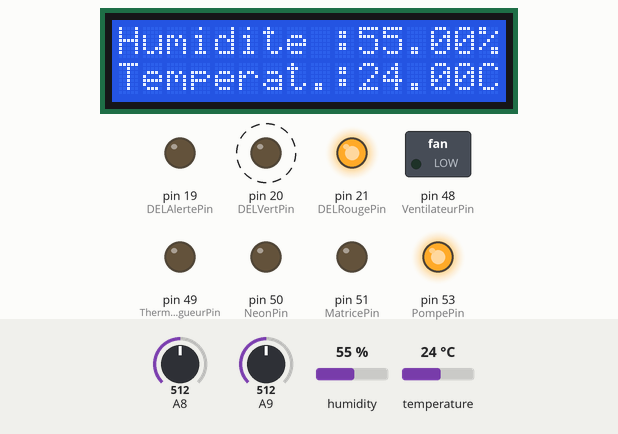
This sketch was run on a simulated Arduino Mega 2560, built with avr-gcc and run on an emulated ATmega2560. On the bench: 16×2 character LCD, switched loads named in the sketch (green lamp = pin HIGH), output pins drawn as LEDs (lit = HIGH). Dashed ring = blinking. The inputs (shaded band) are chosen by the test bench; at power-on: temperature 24 °C, A8 = 512, A9 = 512, humidity 55 %. WiFi joins after 1.5 s; servers stay silent unless stated; what the sketch prints to the serial monitor is not drawn.

Above: at 1.8 s.
1.9 s: temperature set to 0 °C
At 4.9 s:
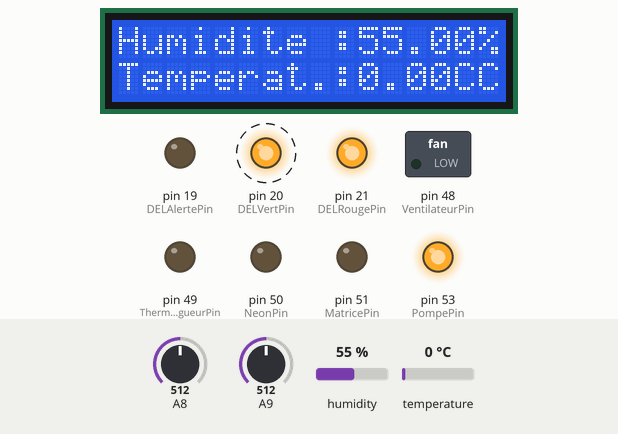
6.6 s: A8 set to 212
8.6 s: A8 set to 190
At 10.8 s:
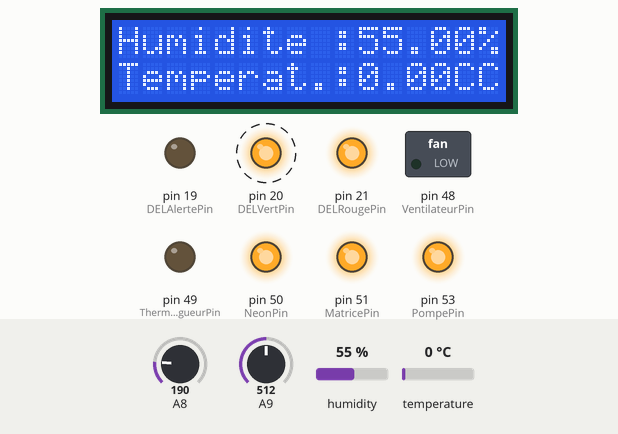
12.6 s: temperature set to 12 °C
At 14.6 s:
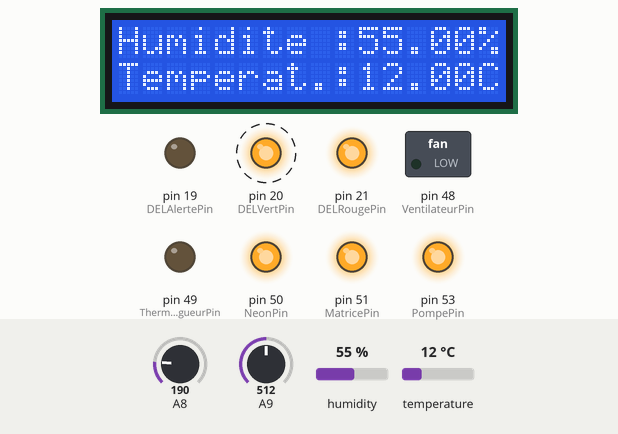
16.3 s: A9 set to 306
At 18.6 s:
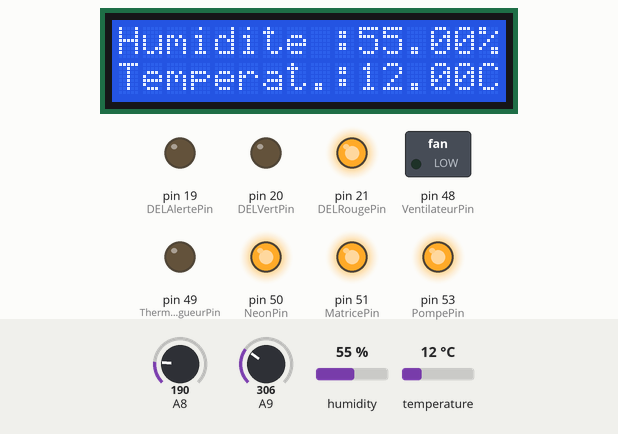
19.9 s: humidity set to 22 %
At 20.9 s:
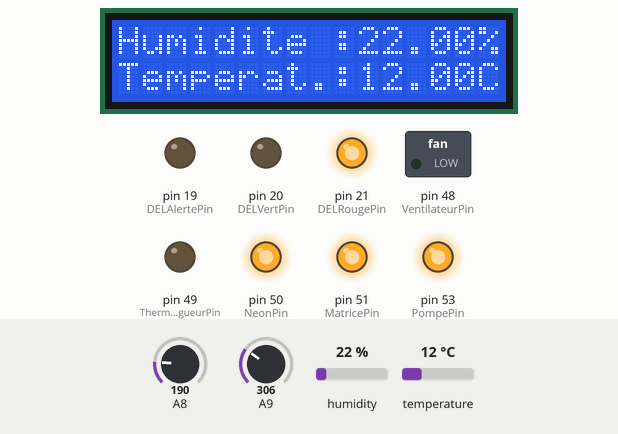
Timing chart, 0 to 22.9 s (numbered marks = the images above; inputs shaded):
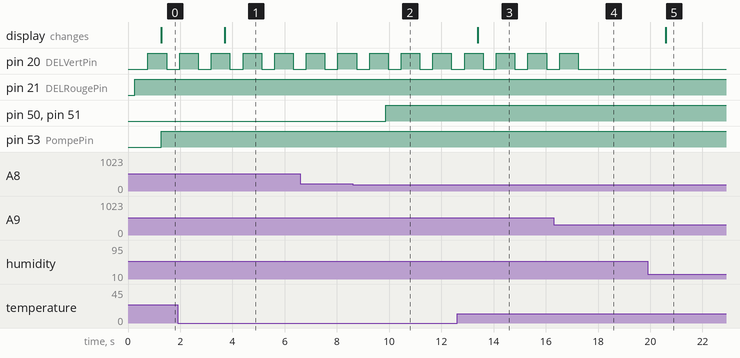

The sketch:

Arduino_Plantarium.ino
```cpp
/* Projet Plantarium (BAC STI2D SIN - 2014-2015)- CALVEZ Tony, DIDOU Antoine et LAURENT Mathilde
Nous avons un capteur d'Humidité et de Température de types DHT22; un capteur de Luminosité sur Plantine TEMT6000 et un capteur de Niveau d'Eau.

Remerciement à:
-Monsieur Fidel pour le prêt de son Livre Arduino de Simon MONK (édition Pearson)
-Lepinkainen pour le code d'affichage DHT22: https://github.com/lepinkainen/DHT_LCD/blob/master/DHT_LCD.ino (domaine public)
-Eskimon pour éviter les interruptions de la pompe dû au delay: http://eskimon.fr/76-arduino-202-introduire-le-temps (domaine public)
-Eskimon pour éviter les interruptions avec le delay de la pompe: http://eskimon.fr/76-arduino-202-introduire-le-temps (domaine public)
*/
#include <SPI.h>
#include <Ethernet.h>
#include "DHT.h" //Appelle de la Librairie du DHT. CF: https://github.com/adafruit/DHT-sensor-library
#include <LiquidCrystal.h> //Appelle de la Librairie de l'Afficheur LCD
#define DHTPIN 22 //Entrée/Sortie ou est connecté le DHT22, ici, nous sommes sur le Digital 1
#define DHTTYPE DHT22   // Types de DHT: ici c'est le DHT22 - (AM2302)

DHT dht(DHTPIN, DHTTYPE); //Permet de réunir les informations pour l'initialisation du DHT22

LiquidCrystal lcd(12, 11, 5, 4, 3, 2); //L'écran LCD est connecté sur les Pins suivant. CF: http://www.arduino.cc/en/Tutorial/LiquidCrystal


int nbcharacteres=16;
int nblignes=2;
int alarmeDHT22=0;

int DELRougePin=21;
int DELVertPin=20;
int DELAlertePin=19;
int capteurniveaudeau=0; //Valeur du capteur de niveau d'eau.
int tensioncapteurniveaudeau=0; //Valeur de la tension en fonction de la valeur du niveau d'eau.
int alarmeniveaudeau=0; //Alarme du niveau d'eau.

int capteurluminosite=0;
int tensioncapteurluminosite=0;
int NeonPin=50;
int MatricePin=51;

int HumiditeDemande=65;
int HumiditeOnline;
long TempsArrosageCourt; //variable qui stocke la mesure du temps
long AllumPompeCourt=300000;
boolean PompeEtatCourt;
long TempsArrosageLong; //variable qui stocke la mesure du temps
long AllumPompeLong=900000;
boolean PompeEtatLong;
int PompePin=53;

int TemperatMini=18;
int TemperatMax=24;
int TemperatMiniOnline;
int TemperatMaxOnline;
int VentilateurPin=48;
int ThermoplongueurPin=49;


byte mac[] = {
  0x90, 0xA2, 0xDA, 0x0F, 0xE7, 0x6B }; //MAC address found on the back of your ethernet shield.
IPAddress ip(192,168,1,50); // IP address dependent upon your network addresses.

//----- tableau de l'adresse de la passerelle ---
byte passerelle[] = { 192, 168, 1, 1 }; // l'adresse du PC de connexion

//----- tableau du masque de sous réseau
byte masque[] = { 255, 255, 255, 0 }; // idem masque sous-réseau du PC : 255.255.255.0
// Initialize the Ethernet server library
// with the IP address and port you want to use
// (port 80 is default for HTTP):
EthernetServer server(80);


void setup() {
  Serial.begin(9600);
  lcd.begin(nbcharacteres, nblignes); //Initialisation de l'écran. 16 correspond au nombre de charactères sur l'écran et 2 le nombre de lignes
  dht.begin(); //Initialisation du DHT

    pinMode(PompePin, OUTPUT);
    //on initialise le temps
    TempsArrosageCourt = (millis()-AllumPompeCourt);
    TempsArrosageLong = (millis()-AllumPompeLong);

  pinMode(DELRougePin, OUTPUT); //Initialisation de la DEL Niveau d'Eau "Alerte" sur la carte arduino, ici, nous avons la LED sur Digital 21 et c'est une sortie.
  pinMode(DELVertPin, OUTPUT); //Initialisation de la DEL Niveau d'Eau "OK" sur la carte arduino, ici, nous avons la LED sur Digital 20 et c'est une sortie.
  pinMode(DELAlertePin, OUTPUT); //Initialisation de la DEL "Erreur DHT22" sur la carte arduino, ici, nous avons la LED sur Digital 19 et c'est une sortie.

  pinMode(VentilateurPin, OUTPUT); //Initialisation de la sortie pour la Ventilateur
  pinMode(ThermoplongueurPin, OUTPUT); //Initialisation de la sortie pour la THERMOPLONGEUR


  pinMode(NeonPin, OUTPUT);
  pinMode(MatricePin, OUTPUT);

  //On démarre le serveur en lui fournissant une adresse MAC et une IP
  Ethernet.begin(mac, ip);
  server.begin();

  //On affiche l'ip du serveur de manière à voir si tout va bien
  Serial.print("Adresse du serveur obtenue sans DHCP: ");
  Serial.println(Ethernet.localIP());
}

void loop() {
/*Programme Luminosité DIDOU Antoine*/
  AgirPourLuminosite();
/*Programme Niveau D'eau - CALVEZ Tony*/
  VerifierNiveauDeau();
/*Programme DHT22 (Capteur d'Humidité et Température)- CALVEZ Tony + LAURENT Mathilde*/
  float h = dht.readHumidity(); // h est la variable pour l'Humidité
  float t = dht.readTemperature(); // t est la variable pour la Température

/*Envoie Internet*/
EthernetShield();

/*Pompe sans delay*/
  if (isnan(t) || isnan(h)) { //Vérifie si il correspond bien au domaine de mesure du DHT ou qu'il n'est pas endommagé.
    AffichageErreurDHT();
  } else { //Sinon si il correspond, démarrage de l'affichage
    AffichageValeurLCD();
    if(h>=HumiditeDemande){
          if((millis() - TempsArrosageCourt) > AllumPompeCourt)
        {
            PompeEtatCourt = !PompeEtatCourt; //on inverse l'état de la LED
            digitalWrite(PompePin, PompeEtatCourt); //on allume ou éteint
            if(PompeEtatCourt==LOW){delay(600000);}
            TempsArrosageCourt = millis(); //on stocke la nouvelle heure
        }
    }else{
          if((millis() - TempsArrosageLong) > AllumPompeLong)
          {
            PompeEtatLong = !PompeEtatLong; //on inverse l'état de la LED
            digitalWrite(PompePin, PompeEtatLong); //on allume ou éteint
            TempsArrosageLong = millis(); //on stocke la nouvelle heure
          }
        }
      }
    }


  void AffichageValeurLCD(){
    float h = dht.readHumidity(); // h est la variable pour l'Humidité
    float t = dht.readTemperature(); // t est la variable pour la Température
    lcd.setCursor(0, 0); //Définition du début d'écriture, ici charactère:0 et ligne:0
    lcd.print("Humidite :"); //Affichage du texte: "Humidité"
    lcd.print(h); //Affichage de la variable "h" pour afficher l'Humidité
    lcd.print("%"); //Affichage du "%" a la fin.
    lcd.setCursor(0, 1); //Définition du début d'écriture, ici charactère:0 et ligne:1
    lcd.print("Temperat.:"); //Affichage du texte: "Température"
    lcd.print(t); //Affichage de la variable "t" pour afficher la Température
    lcd.print("C"); //Affichage de l'Unité de température, ici Degré Celsius donc "C"

    Serial.println(h);
    Serial.println(t);
      alarmeDHT22=0; //Pour le serveur
      digitalWrite(DELAlertePin, LOW); //Sinon le domaine de mesure du DHT22 correspond, la LED ne s'allume pas.

    }

void AffichageErreurDHT(){
    lcd.print("Erreur DHT22"); //Si il ne correspond pas, il marque "Erreur"
    alarmeDHT22=1; //Pour le serveur
    digitalWrite(DELAlertePin, HIGH); //Si le domaine de mesure du DHT22 ne correspond pas ou qu'il est endommagé, la LED s'allume.
    delay(1000);
    }


/*Mathilde LAURENT*/
void VerifierTemperature(){
float t = dht.readTemperature(); // t est la variable pour la Température
        if(t>=TemperatMini){
        TemperatParfaite();
        }else if (t>=TemperatMax){
        TemperatTropHaute();
        }else if (t<=TemperatMini){
        TemperatTropBasse();
        }
}

void TemperatParfaite(){
      digitalWrite(VentilateurPin, LOW); //Si la temperature est supérieur à 18, le Pin 48 n'est pas alimenté donc le ventilateur est pas alimenté.
      digitalWrite(ThermoplongueurPin, LOW); //Si la temperature est supérieur à 18, le Pin 49 n'est pas alimenté donc le thermoplongueur est pas alimenté.
}

void TemperatTropHaute(){
      digitalWrite(VentilateurPin, HIGH); //Si la temperature est supérieur à 18, le Pin 48 est alimenté donc le ventilateur est alimenté.
      digitalWrite(ThermoplongueurPin, LOW); //Si la temperature est supérieur à 18, le Pin 49 est pas alimenté donc le thermoplongeur est pas alimenté.
    }

void TemperatTropBasse(){
      digitalWrite(VentilateurPin, LOW); //Si la temperature est supérieur à 18, le Pin 48 est pas alimenté donc le ventilateur est pas alimenté.
      digitalWrite(ThermoplongueurPin,HIGH); //Si la temperature est sufèrieur à 18, le Pin 49 est alimenté donc le thermoplongueur est alimenté.
    }

/*Tony CALVEZ*/
void AgirPourLuminosite(){
    int capteurluminosite = analogRead(A8); //Lire la valeur du capteur de niveau d'eau sur A8.
    float tensioncapteurluminosite = capteurluminosite * (5.0 / 1023.0); //Convertir en Tension en fonction du résultat du capteur.
    delay(100);
      if (tensioncapteurluminosite<1){
      digitalWrite(NeonPin, HIGH);
      digitalWrite(MatricePin, HIGH);
      Serial.println("Plantarium - Lampe Allumé"); //Affichage de la tension sur la console.
      }
      else{
      digitalWrite(NeonPin, LOW);
      digitalWrite(MatricePin, LOW);
      Serial.println("Plantarium - Lampe éteinte"); //Affichage de la tension sur la console.
    }
    }

void VerifierNiveauDeau(){
    int capteurniveaudeau = analogRead(A9); //Lire la valeur du capteur de niveau d'eau sur A9.
    float tensioncapteurniveaudeau = capteurniveaudeau * (5.0 / 1023.0); //Convertir en Tension en fonction du résultat du capteur.
    delay(100); //Fréquence actualisation.

    if(tensioncapteurniveaudeau>=4.5){
      /*Nous avons 5 Volts mais avec la resistance de l'eau, nous retirons 0,5 Volts*/
      pinMode(DELRougePin, OUTPUT); //Initialisation de la DEL Niveau d'Eau "Alerte" sur la carte arduino, ici, nous avons la LED sur Digital 21 et c'est une sortie.
      pinMode(DELVertPin, OUTPUT); //Initialisation de la DEL Niveau d'Eau "OK" sur la carte arduino, ici, nous avons la LED sur Digital 20 et c'est une sortie.
      digitalWrite(DELRougePin,LOW); //Sécurité mise a l'état bas.
      digitalWrite(DELVertPin, LOW);

      pinMode(DELRougePin, INPUT); //Initialisation de la DEL Niveau d'Eau "Alerte" sur la carte arduino, ici, nous avons la LED sur Digital 21 et c'est une sortie.
      pinMode(DELVertPin, OUTPUT); //Initialisation de la DEL Niveau d'Eau "OK" sur la carte arduino, ici, nous avons la LED sur Digital 20 et c'est une sortie.
      digitalWrite(DELRougePin, LOW); //Si la tension est supérieure à 2.5V, la LED ne s'allume pas.
      digitalWrite(DELVertPin, HIGH);
      delay (500);
      alarmeniveaudeau=0; //Rien ne se passe
      Serial.println("Niveau d'Eau Parfait"); //Affichage de la tension sur la console.
    }
    else if (tensioncapteurniveaudeau>=2.5){

      pinMode(DELRougePin, OUTPUT); //Initialisation de la DEL Niveau d'Eau "Alerte" sur la carte arduino, ici, nous avons la LED sur Digital 21 et c'est une sortie.
      pinMode(DELVertPin, OUTPUT); //Initialisation de la DEL Niveau d'Eau "OK" sur la carte arduino, ici, nous avons la LED sur Digital 20 et c'est une sortie.
      digitalWrite(DELRougePin,LOW); //Sécurité mise a l'état bas.
      digitalWrite(DELVertPin, LOW);

      pinMode(DELRougePin, OUTPUT); //Initialisation de la DEL Niveau d'Eau "Alerte" sur la carte arduino, ici, nous avons la LED sur Digital 21 et c'est une sortie.
      pinMode(DELVertPin, INPUT); //Initialisation de la DEL Niveau d'Eau "OK" sur la carte arduino, ici, nous avons la LED sur Digital 20 et c'est une sortie.
      digitalWrite(DELRougePin,HIGH); //Sinon la tension est inférieure à 2.5V, la LED s'allume.
      digitalWrite(DELVertPin, LOW);
      delay(500);

      pinMode(DELRougePin, INPUT); //Initialisation de la DEL Niveau d'Eau "Alerte" sur la carte arduino, ici, nous avons la LED sur Digital 21 et c'est une sortie.
      pinMode(DELVertPin, OUTPUT); //Initialisation de la DEL Niveau d'Eau "OK" sur la carte arduino, ici, nous avons la LED sur Digital 20 et c'est une sortie.
      digitalWrite(DELRougePin,LOW); //Sinon la tension est inférieure à 2.5V, la LED s'allume.
      digitalWrite(DELVertPin, HIGH);
      delay(500);
      Serial.println("Le Niveau commence à être juste"); //Affichage de la tension sur la console.

    }else{
      pinMode(DELRougePin, OUTPUT); //Initialisation de la DEL Niveau d'Eau "Alerte" sur la carte arduino, ici, nous avons la LED sur Digital 21 et c'est une sortie.
      pinMode(DELVertPin, OUTPUT); //Initialisation de la DEL Niveau d'Eau "OK" sur la carte arduino, ici, nous avons la LED sur Digital 20 et c'est une sortie.
      digitalWrite(DELRougePin,LOW); //Sécurité mise a l'état bas.
      digitalWrite(DELVertPin, LOW);

      pinMode(DELRougePin, OUTPUT); //Initialisation de la DEL Niveau d'Eau "Alerte" sur la carte arduino, ici, nous avons la LED sur Digital 21 et c'est une sortie.
      pinMode(DELVertPin, INPUT); //Initialisation de la DEL Niveau d'Eau "OK" sur la carte arduino, ici, nous avons la LED sur Digital 20 et c'est une sortie.
      digitalWrite(DELRougePin,HIGH); //Sinon la tension est inférieure à 2.5V, la LED s'allume.
      delay(500);
      Serial.println("Risque Manque d'Eau"); //Affichage de la tension sur la console.
      alarmeniveaudeau=1; //L'alarme est lancée
    }
  }


  void EthernetShield()
{

  EthernetClient client = server.available();

          //On répond à la requête avec nos données
          client.println("HTTP/1.1 200 OK");//Code 200 = Tout s'est bien déroulé
          client.println("Content-Type: application/xml");//On spécifie le MIME-TYPE des données qu'on envoit (XML)
          client.println("Connection: close");
          client.println();

          client.println("<?xml version=\"1.0\"?>");//Entête du document XML

          //L'element racine du document XML
          client.println("<sensors>");

            //On crée un élement correspondant à chaque capteur
            client.print("<sensor name=\"sns0\">");

            //On crée un élément enfant contenant les valeurs de température
            client.print("<temperature>");
            client.print(dht.readTemperature());
            client.println("</temperature>");

            //On créé un élément enfant contenant les valeurs d'humidité
            client.print("<humidity>");
             client.print(dht.readHumidity());
            client.println("</humidity>");

            client.println("</sensor>");

          //On ferme l'élement racine
          client.println("</sensors>");

    //On laisse au navigateur client le temps de récuperer les données
    delay(1);

    //On déconnecte le client
    client.stop();
    Serial.println("client deconnecte");

}
```

Measured:
- the behaviour switches between 205 and 204 on A8 (found by bisection; images 1 and 2)
- after the input at 1.9 s, the display: changes after 1.8 s (image 1)
- after the input at 8.6 s, pin 50 (NeonPin), pin 51 (MatricePin): LOW → HIGH after 1.3 s
- after the input at 12.6 s, the display: changes after 0.80 s (image 3)
- after the input at 16.3 s, pin 20 (DELVertPin): goes on until 17.2 s, then stays LOW
- after the input at 19.9 s, the display: changes after 0.69 s (image 5)
- by itself, pin 20 (DELVertPin): alternates HIGH for 0.71 s and LOW for 0.50 s
